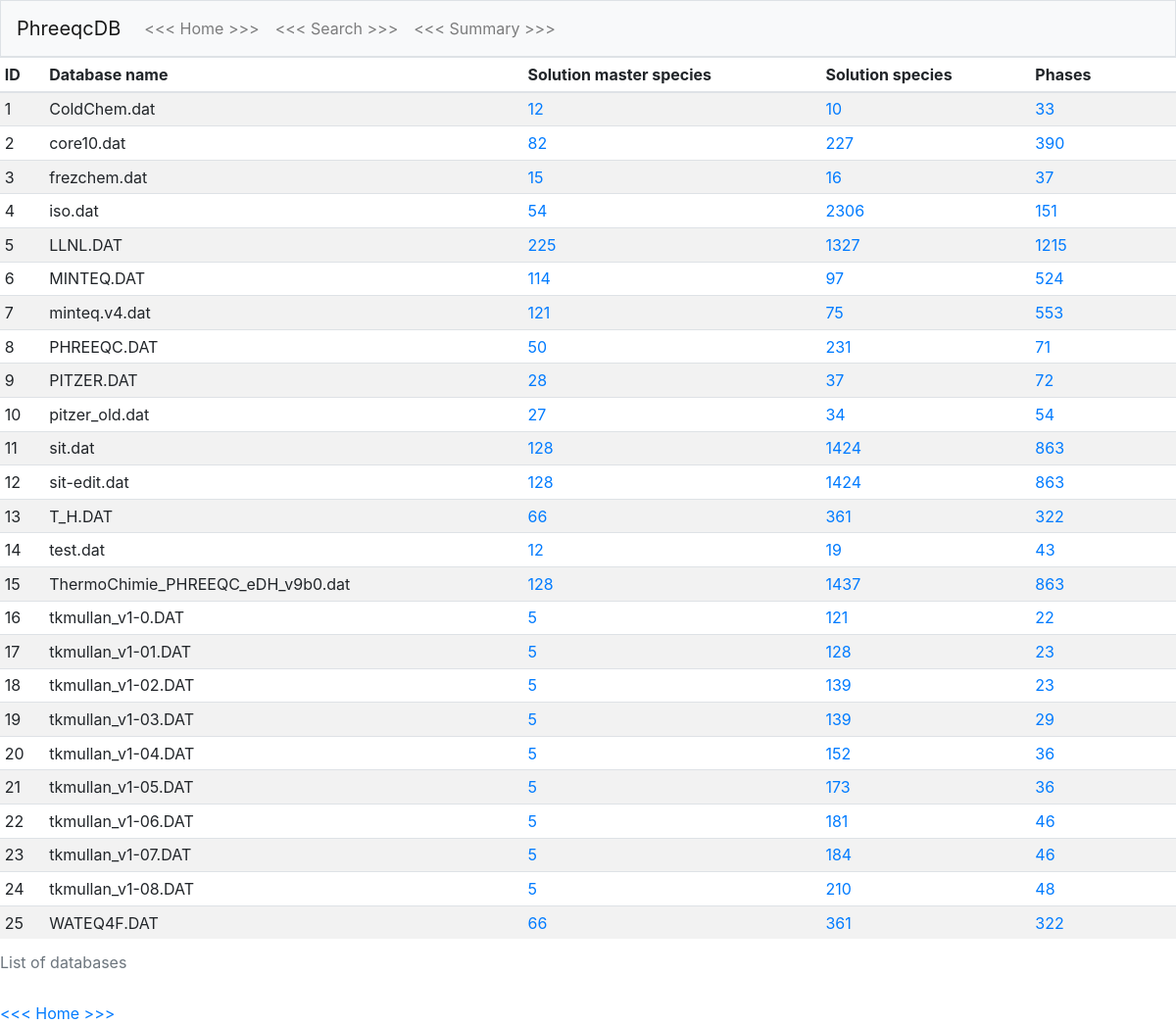
The page /overview on the database its author committed.
### tables this page shows
CREATE TABLE db_meta (id INTEGER, name TEXT NOT NULL, solution_master_species INTEGER, solution_species INTEGER, phases INTEGER, PRIMARY KEY(id));

### application.py (the view)
@app.route("/overview")
def summary():
    summary = db.execute("SELECT * FROM db_meta")
    return flask.render_template("summary.html", summary=summary)

### templates/summary.html (shortened to what this page needs)
{% extends "layout.html" %}
{% block main %}
<div>
    <table class="table table-hover table-sm table-striped">
        <caption>List of databases</caption>
        <thead>
            <tr>
                <th>ID</th>
                <th>Database name</th>
                <th>Solution master species</th>
                <th>Solution species</th>
                <th>Phases</th>
                <th></th>
            </tr>
        </thead>
        <tbody>
            {% for item in summary %}
                <tr onmouseover="showdelete({{ item.id }})" onmouseout="hidedelete({{ item.id }})">
                    <td>{{ item.id }}</td>
                    <td>{{ item.name }}</td>
                    <td><a href="/details?id={{ item.id }}&type=solution_master_species">{{ item.solution_master_species }}</a></td>
                    <td><a href="/details?id={{ item.id }}&type=solution_species">{{ item.solution_species }}</a></td>
                    <td><a href="/details?id={{ item.id }}&type=phases">{{ item.phases }}</a></td>
                    <td><a href="/delete?id={{ item.id }}" class="deletedb">&#x1F5D1;</a></td>
                </tr>
            {% endfor %}
        </tbody>
    </table>
</div>
<div>
    <a href="/">&lt;&lt;&lt; Home >>></a>
</div>
{% endblock %}

### templates/layout.html (shortened to what this page needs)
<!DOCTYPE html>
<html lang="en">
    <head>
        <link rel="stylesheet" href="https://cdn.jsdelivr.net/npm/bootstrap@4.5.3/dist/css/bootstrap.min.css">
        <link href="/static/styles.css" rel="stylesheet">
    </head>
    <body>
        <nav class="navbar navbar-expand-lg navbar-light bg-light border">
            <a class="navbar-brand" href="/">PhreeqcDB</a>
            <div class="collapse navbar-collapse" id="navbarSupportedContent">
                <div class="navbar-nav">
                    <a class="nav-link" href="/">&lt;&lt;&lt; Home >>></a>
                    <a class="nav-link" href="/search">&lt;&lt;&lt; Search >>></a>
                    <a class="nav-link" href="/overview">&lt;&lt;&lt; Summary >>></a>
                </div>
            </div>
        </nav>
        <main>
            {% block main %}{% endblock %}
        </main>
    </body>
</html>

### static/styles.css (style rules this page uses)
thead { font-weight: bold; }

### rows shown on the page
db_meta: id "1", name "ColdChem.dat", solution_master_species "12", solution_species "10", phases "33"
db_meta: id "2", name "core10.dat", solution_master_species "82", solution_species "227", phases "390"
db_meta: id "3", name "frezchem.dat", solution_master_species "15", solution_species "16", phases "37"
db_meta: id "4", name "iso.dat", solution_master_species "54", solution_species "2306", phases "151"
db_meta: id "5", name "LLNL.DAT", solution_master_species "225", solution_species "1327", phases "1215"
db_meta: id "6", name "MINTEQ.DAT", solution_master_species "114", solution_species "97", phases "524"
db_meta: id "7", name "minteq.v4.dat", solution_master_species "121", solution_species "75", phases "553"
db_meta: id "8", name "PHREEQC.DAT", solution_master_species "50", solution_species "231", phases "71"
db_meta: id "9", name "PITZER.DAT", solution_master_species "28", solution_species "37", phases "72"
db_meta: id "10", name "pitzer_old.dat", solution_master_species "27", solution_species "34", phases "54"
db_meta: id "11", name "sit.dat", solution_master_species "128", solution_species "1424", phases "863"
db_meta: id "12", name "sit-edit.dat", solution_master_species "128", solution_species "1424", phases "863"
db_meta: id "13", name "T_H.DAT", solution_master_species "66", solution_species "361", phases "322"
db_meta: id "14", name "test.dat", solution_master_species "12", solution_species "19", phases "43"
db_meta: id "15", name "ThermoChimie_PHREEQC_eDH_v9b0.dat", solution_master_species "128", solution_species "1437", phases "863"
db_meta: id "16", name "tkmullan_v1-0.DAT", solution_master_species "5", solution_species "121", phases "22"
db_meta: id "17", name "tkmullan_v1-01.DAT", solution_master_species "5", solution_species "128", phases "23"
db_meta: id "18", name "tkmullan_v1-02.DAT", solution_master_species "5", solution_species "139", phases "23"
db_meta: id "19", name "tkmullan_v1-03.DAT", solution_master_species "5", solution_species "139", phases "29"
db_meta: id "20", name "tkmullan_v1-04.DAT", solution_master_species "5", solution_species "152", phases "36"
db_meta: id "21", name "tkmullan_v1-05.DAT", solution_master_species "5", solution_species "173", phases "36"
db_meta: id "22", name "tkmullan_v1-06.DAT", solution_master_species "5", solution_species "181", phases "46"
db_meta: id "23", name "tkmullan_v1-07.DAT", solution_master_species "5", solution_species "184", phases "46"
db_meta: id "24", name "tkmullan_v1-08.DAT", solution_master_species "5", solution_species "210", phases "48"
db_meta: id "25", name "WATEQ4F.DAT", solution_master_species "66", solution_species "361", phases "322"
